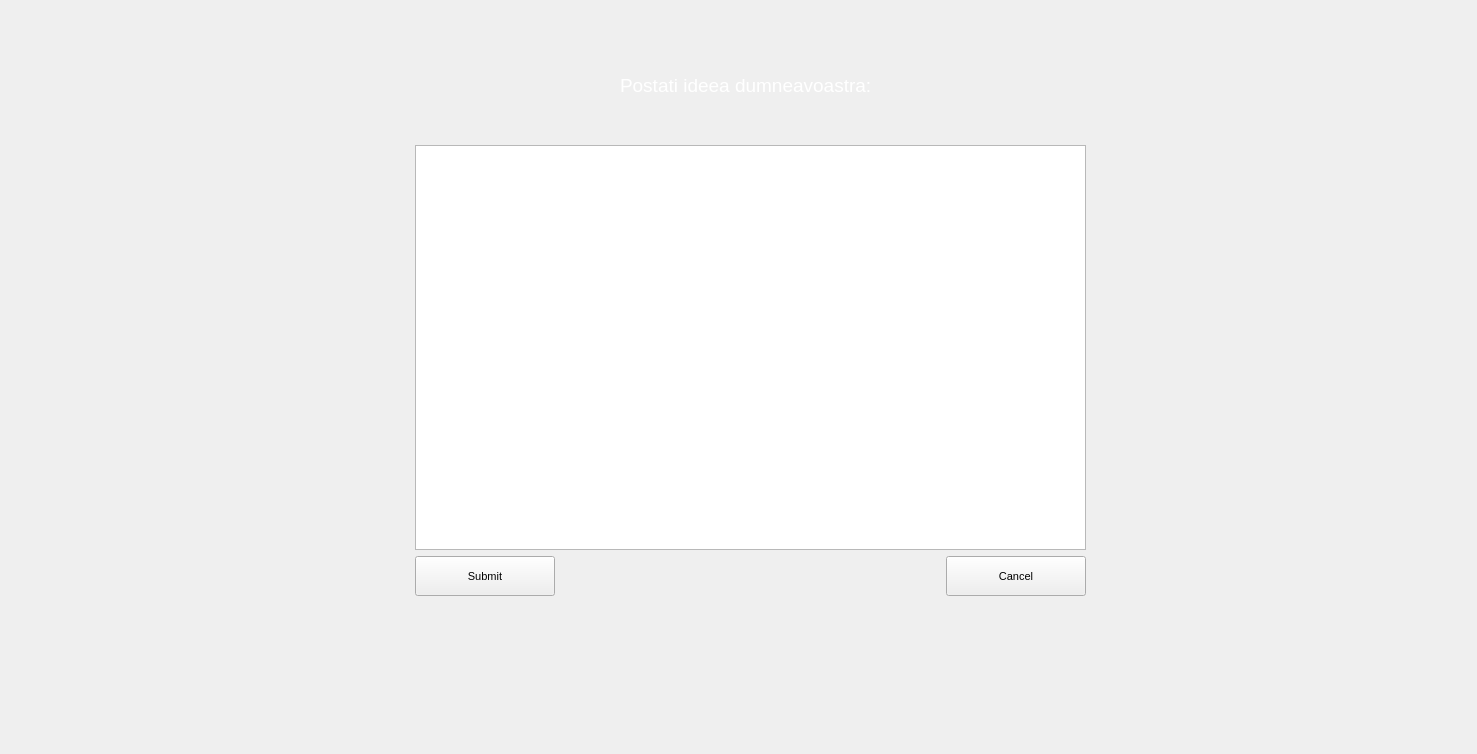
<?xml version="1.0" encoding="UTF-8"?>
<ui version="4.0">
 <class>Others</class>
 <widget class="QWidget" name="Others">
  <property name="geometry">
   <rect>
    <x>0</x>
    <y>0</y>
    <width>1477</width>
    <height>754</height>
   </rect>
  </property>
  <property name="font">
   <font>
    <pointsize>8</pointsize>
   </font>
  </property>
  <property name="windowTitle">
   <string>Form</string>
  </property>
  <widget class="QStackedWidget" name="stackedWidget">
   <property name="geometry">
    <rect>
     <x>0</x>
     <y>0</y>
     <width>1481</width>
     <height>754</height>
    </rect>
   </property>
   <property name="currentIndex">
    <number>1</number>
   </property>
   <widget class="QWidget" name="P1_QuestionsList">
    <widget class="QListWidget" name="Questions_list">
     <property name="geometry">
      <rect>
       <x>80</x>
       <y>72</y>
       <width>1371</width>
       <height>671</height>
      </rect>
     </property>
     <property name="styleSheet">
      <string notr="true">font: 300 16pt &quot;Segoe UI Light&quot;;
color: rgb(255, 255, 255)</string>
     </property>
     <property name="lineWidth">
      <number>1</number>
     </property>
    </widget>
    <widget class="QWidget" name="layoutWidget">
     <property name="geometry">
      <rect>
       <x>80</x>
       <y>0</y>
       <width>1371</width>
       <height>61</height>
      </rect>
     </property>
     <layout class="QHBoxLayout" name="horizontalLayout">
      <property name="spacing">
       <number>10</number>
      </property>
      <item>
       <widget class="QPushButton" name="HomePageButton">
        <property name="minimumSize">
         <size>
          <width>125</width>
          <height>40</height>
         </size>
        </property>
        <property name="maximumSize">
         <size>
          <width>125</width>
          <height>40</height>
         </size>
        </property>
        <property name="font">
         <font>
          <pointsize>8</pointsize>
         </font>
        </property>
        <property name="text">
         <string>Home</string>
        </property>
        <property name="flat">
         <bool>false</bool>
        </property>
       </widget>
      </item>
      <item>
       <widget class="QPushButton" name="Refresh_Questions">
        <property name="minimumSize">
         <size>
          <width>125</width>
          <height>40</height>
         </size>
        </property>
        <property name="maximumSize">
         <size>
          <width>125</width>
          <height>40</height>
         </size>
        </property>
        <property name="text">
         <string>Refresh</string>
        </property>
       </widget>
      </item>
      <item>
       <spacer name="horizontalSpacer_2">
        <property name="orientation">
         <enum>Qt::Horizontal</enum>
        </property>
        <property name="sizeHint" stdset="0">
         <size>
          <width>40</width>
          <height>20</height>
         </size>
        </property>
       </spacer>
      </item>
      <item>
       <widget class="QPushButton" name="AskQuestionButton">
        <property name="minimumSize">
         <size>
          <width>110</width>
          <height>40</height>
         </size>
        </property>
        <property name="maximumSize">
         <size>
          <width>110</width>
          <height>40</height>
         </size>
        </property>
        <property name="text">
         <string>Ask a question</string>
        </property>
       </widget>
      </item>
      <item>
       <spacer name="horizontalSpacer_11">
        <property name="orientation">
         <enum>Qt::Horizontal</enum>
        </property>
        <property name="sizeHint" stdset="0">
         <size>
          <width>40</width>
          <height>20</height>
         </size>
        </property>
       </spacer>
      </item>
      <item>
       <widget class="QPushButton" name="EditQuestion">
        <property name="minimumSize">
         <size>
          <width>80</width>
          <height>40</height>
         </size>
        </property>
        <property name="maximumSize">
         <size>
          <width>80</width>
          <height>40</height>
         </size>
        </property>
        <property name="text">
         <string>Edit</string>
        </property>
       </widget>
      </item>
      <item>
       <widget class="QPushButton" name="DeleteQuestion">
        <property name="minimumSize">
         <size>
          <width>80</width>
          <height>40</height>
         </size>
        </property>
        <property name="maximumSize">
         <size>
          <width>80</width>
          <height>40</height>
         </size>
        </property>
        <property name="text">
         <string>Delete</string>
        </property>
       </widget>
      </item>
      <item>
       <spacer name="horizontalSpacer_3">
        <property name="orientation">
         <enum>Qt::Horizontal</enum>
        </property>
        <property name="sizeHint" stdset="0">
         <size>
          <width>40</width>
          <height>20</height>
         </size>
        </property>
       </spacer>
      </item>
      <item>
       <widget class="QPushButton" name="NavigationButton">
        <property name="minimumSize">
         <size>
          <width>180</width>
          <height>40</height>
         </size>
        </property>
        <property name="maximumSize">
         <size>
          <width>180</width>
          <height>40</height>
         </size>
        </property>
        <property name="baseSize">
         <size>
          <width>180</width>
          <height>40</height>
         </size>
        </property>
        <property name="text">
         <string>Navigate to selected</string>
        </property>
       </widget>
      </item>
      <item>
       <spacer name="horizontalSpacer">
        <property name="orientation">
         <enum>Qt::Horizontal</enum>
        </property>
        <property name="sizeHint" stdset="0">
         <size>
          <width>60</width>
          <height>35</height>
         </size>
        </property>
       </spacer>
      </item>
      <item>
       <widget class="QPushButton" name="MyProfileFromQuestions">
        <property name="minimumSize">
         <size>
          <width>80</width>
          <height>40</height>
         </size>
        </property>
        <property name="maximumSize">
         <size>
          <width>80</width>
          <height>40</height>
         </size>
        </property>
        <property name="font">
         <font>
          <pointsize>8</pointsize>
         </font>
        </property>
        <property name="text">
         <string>My Profile</string>
        </property>
       </widget>
      </item>
      <item>
       <widget class="QPushButton" name="LogOutButton">
        <property name="minimumSize">
         <size>
          <width>80</width>
          <height>40</height>
         </size>
        </property>
        <property name="maximumSize">
         <size>
          <width>80</width>
          <height>40</height>
         </size>
        </property>
        <property name="font">
         <font>
          <pointsize>8</pointsize>
         </font>
        </property>
        <property name="text">
         <string>Log Out</string>
        </property>
       </widget>
      </item>
     </layout>
    </widget>
   </widget>
   <widget class="QWidget" name="P2_Submit">
    <widget class="QWidget" name="layoutWidget_2">
     <property name="geometry">
      <rect>
       <x>410</x>
       <y>140</y>
       <width>681</width>
       <height>461</height>
      </rect>
     </property>
     <layout class="QVBoxLayout" name="verticalLayout">
      <property name="leftMargin">
       <number>5</number>
      </property>
      <property name="topMargin">
       <number>5</number>
      </property>
      <property name="rightMargin">
       <number>5</number>
      </property>
      <property name="bottomMargin">
       <number>5</number>
      </property>
      <item>
       <widget class="QPlainTextEdit" name="plainTextEdit">
        <property name="minimumSize">
         <size>
          <width>500</width>
          <height>200</height>
         </size>
        </property>
        <property name="font">
         <font>
          <family>Segoe UI Light</family>
          <pointsize>15</pointsize>
         </font>
        </property>
        <property name="styleSheet">
         <string notr="true">color: rgb(255, 255, 255);</string>
        </property>
       </widget>
      </item>
      <item>
       <layout class="QHBoxLayout" name="horizontalLayout_2">
        <item>
         <widget class="QPushButton" name="Submit">
          <property name="minimumSize">
           <size>
            <width>140</width>
            <height>40</height>
           </size>
          </property>
          <property name="text">
           <string>Submit</string>
          </property>
         </widget>
        </item>
        <item>
         <spacer name="horizontalSpacer_4">
          <property name="orientation">
           <enum>Qt::Horizontal</enum>
          </property>
          <property name="sizeHint" stdset="0">
           <size>
            <width>40</width>
            <height>20</height>
           </size>
          </property>
         </spacer>
        </item>
        <item>
         <widget class="QPushButton" name="Cancel">
          <property name="minimumSize">
           <size>
            <width>140</width>
            <height>40</height>
           </size>
          </property>
          <property name="text">
           <string>Cancel</string>
          </property>
         </widget>
        </item>
       </layout>
      </item>
     </layout>
    </widget>
    <widget class="QLabel" name="label">
     <property name="geometry">
      <rect>
       <x>620</x>
       <y>60</y>
       <width>381</width>
       <height>51</height>
      </rect>
     </property>
     <property name="font">
      <font>
       <pointsize>14</pointsize>
      </font>
     </property>
     <property name="styleSheet">
      <string notr="true">color:rgb(255, 255, 255)</string>
     </property>
     <property name="text">
      <string>Postati ideea dumneavoastra:</string>
     </property>
    </widget>
   </widget>
   <widget class="QWidget" name="P3_AnswersList">
    <widget class="QWidget" name="layoutWidget_3">
     <property name="geometry">
      <rect>
       <x>80</x>
       <y>0</y>
       <width>1371</width>
       <height>61</height>
      </rect>
     </property>
     <layout class="QHBoxLayout" name="horizontalLayout_3">
      <property name="spacing">
       <number>10</number>
      </property>
      <item>
       <widget class="QPushButton" name="BackToQuestions">
        <property name="minimumSize">
         <size>
          <width>80</width>
          <height>40</height>
         </size>
        </property>
        <property name="maximumSize">
         <size>
          <width>80</width>
          <height>40</height>
         </size>
        </property>
        <property name="text">
         <string>Back</string>
        </property>
       </widget>
      </item>
      <item>
       <widget class="QPushButton" name="HomePageButton_2">
        <property name="minimumSize">
         <size>
          <width>80</width>
          <height>40</height>
         </size>
        </property>
        <property name="maximumSize">
         <size>
          <width>80</width>
          <height>40</height>
         </size>
        </property>
        <property name="font">
         <font>
          <pointsize>8</pointsize>
         </font>
        </property>
        <property name="text">
         <string>Home</string>
        </property>
        <property name="flat">
         <bool>false</bool>
        </property>
       </widget>
      </item>
      <item>
       <widget class="QPushButton" name="Refresh_Answers">
        <property name="minimumSize">
         <size>
          <width>80</width>
          <height>40</height>
         </size>
        </property>
        <property name="maximumSize">
         <size>
          <width>80</width>
          <height>40</height>
         </size>
        </property>
        <property name="text">
         <string>Refresh</string>
        </property>
       </widget>
      </item>
      <item>
       <spacer name="horizontalSpacer_5">
        <property name="orientation">
         <enum>Qt::Horizontal</enum>
        </property>
        <property name="sizeHint" stdset="0">
         <size>
          <width>40</width>
          <height>20</height>
         </size>
        </property>
       </spacer>
      </item>
      <item>
       <widget class="QPushButton" name="Answer">
        <property name="minimumSize">
         <size>
          <width>110</width>
          <height>40</height>
         </size>
        </property>
        <property name="maximumSize">
         <size>
          <width>110</width>
          <height>40</height>
         </size>
        </property>
        <property name="text">
         <string>Answer</string>
        </property>
       </widget>
      </item>
      <item>
       <spacer name="horizontalSpacer_12">
        <property name="orientation">
         <enum>Qt::Horizontal</enum>
        </property>
        <property name="sizeHint" stdset="0">
         <size>
          <width>40</width>
          <height>20</height>
         </size>
        </property>
       </spacer>
      </item>
      <item>
       <widget class="QPushButton" name="EditAnswer">
        <property name="minimumSize">
         <size>
          <width>80</width>
          <height>40</height>
         </size>
        </property>
        <property name="maximumSize">
         <size>
          <width>80</width>
          <height>40</height>
         </size>
        </property>
        <property name="text">
         <string>Edit</string>
        </property>
       </widget>
      </item>
      <item>
       <widget class="QPushButton" name="DeleteAnswer">
        <property name="minimumSize">
         <size>
          <width>80</width>
          <height>40</height>
         </size>
        </property>
        <property name="maximumSize">
         <size>
          <width>80</width>
          <height>40</height>
         </size>
        </property>
        <property name="text">
         <string>Delete</string>
        </property>
       </widget>
      </item>
      <item>
       <spacer name="horizontalSpacer_6">
        <property name="orientation">
         <enum>Qt::Horizontal</enum>
        </property>
        <property name="sizeHint" stdset="0">
         <size>
          <width>40</width>
          <height>20</height>
         </size>
        </property>
       </spacer>
      </item>
      <item>
       <widget class="QPushButton" name="UpVoteAnswer">
        <property name="minimumSize">
         <size>
          <width>85</width>
          <height>40</height>
         </size>
        </property>
        <property name="maximumSize">
         <size>
          <width>85</width>
          <height>40</height>
         </size>
        </property>
        <property name="text">
         <string>UpVote</string>
        </property>
       </widget>
      </item>
      <item>
       <widget class="QPushButton" name="DownVoteAnswer">
        <property name="minimumSize">
         <size>
          <width>85</width>
          <height>40</height>
         </size>
        </property>
        <property name="maximumSize">
         <size>
          <width>85</width>
          <height>40</height>
         </size>
        </property>
        <property name="baseSize">
         <size>
          <width>180</width>
          <height>40</height>
         </size>
        </property>
        <property name="text">
         <string>DownVote</string>
        </property>
       </widget>
      </item>
      <item>
       <spacer name="horizontalSpacer_7">
        <property name="orientation">
         <enum>Qt::Horizontal</enum>
        </property>
        <property name="sizeHint" stdset="0">
         <size>
          <width>60</width>
          <height>35</height>
         </size>
        </property>
       </spacer>
      </item>
      <item>
       <widget class="QPushButton" name="MyProfileFromAnswers">
        <property name="minimumSize">
         <size>
          <width>80</width>
          <height>40</height>
         </size>
        </property>
        <property name="maximumSize">
         <size>
          <width>80</width>
          <height>40</height>
         </size>
        </property>
        <property name="font">
         <font>
          <pointsize>8</pointsize>
         </font>
        </property>
        <property name="text">
         <string>My Profile</string>
        </property>
       </widget>
      </item>
      <item>
       <widget class="QPushButton" name="LogOutButton_2">
        <property name="minimumSize">
         <size>
          <width>80</width>
          <height>40</height>
         </size>
        </property>
        <property name="maximumSize">
         <size>
          <width>80</width>
          <height>40</height>
         </size>
        </property>
        <property name="font">
         <font>
          <pointsize>8</pointsize>
         </font>
        </property>
        <property name="text">
         <string>Log Out</string>
        </property>
       </widget>
      </item>
     </layout>
    </widget>
    <widget class="QWidget" name="layoutWidget">
     <property name="geometry">
      <rect>
       <x>80</x>
       <y>69</y>
       <width>1371</width>
       <height>91</height>
      </rect>
     </property>
     <layout class="QHBoxLayout" name="horizontalLayout_4">
      <property name="spacing">
       <number>0</number>
      </property>
      <item>
       <widget class="QTextBrowser" name="CurrentQuestion">
        <property name="styleSheet">
         <string notr="true">font: 300 16pt &quot;Segoe UI Light&quot;;
color: rgb(255, 255, 255)</string>
        </property>
       </widget>
      </item>
     </layout>
    </widget>
    <widget class="QWidget" name="layoutWidget">
     <property name="geometry">
      <rect>
       <x>80</x>
       <y>180</y>
       <width>1371</width>
       <height>491</height>
      </rect>
     </property>
     <layout class="QHBoxLayout" name="horizontalLayout_5">
      <property name="spacing">
       <number>0</number>
      </property>
      <item>
       <widget class="QListWidget" name="Answers_list">
        <property name="styleSheet">
         <string notr="true">font: 300 16pt &quot;Segoe UI Light&quot;;
color: rgb(255, 255, 255)</string>
        </property>
        <property name="lineWidth">
         <number>1</number>
        </property>
       </widget>
      </item>
     </layout>
    </widget>
    <widget class="QWidget" name="layoutWidget">
     <property name="geometry">
      <rect>
       <x>1040</x>
       <y>679</y>
       <width>411</width>
       <height>82</height>
      </rect>
     </property>
     <layout class="QHBoxLayout" name="horizontalLayout_6">
      <item>
       <widget class="QLabel" name="label_2">
        <property name="font">
         <font>
          <pointsize>14</pointsize>
         </font>
        </property>
        <property name="styleSheet">
         <string notr="true">color:rgb(255, 255, 255)</string>
        </property>
        <property name="text">
         <string>Sortati dupa:</string>
        </property>
       </widget>
      </item>
      <item>
       <widget class="QComboBox" name="comboBox">
        <property name="minimumSize">
         <size>
          <width>260</width>
          <height>50</height>
         </size>
        </property>
        <property name="font">
         <font>
          <pointsize>13</pointsize>
         </font>
        </property>
        <property name="styleSheet">
         <string notr="true">color:rgb(255, 255, 255)</string>
        </property>
        <item>
         <property name="text">
          <string>Ordinea adaugarii cresc</string>
         </property>
        </item>
        <item>
         <property name="text">
          <string>Ordinea adaugarii desc</string>
         </property>
        </item>
        <item>
         <property name="text">
          <string>Scor desc</string>
         </property>
        </item>
        <item>
         <property name="text">
          <string>Scor cresc</string>
         </property>
        </item>
       </widget>
      </item>
     </layout>
    </widget>
   </widget>
  </widget>
 </widget>
 <resources/>
 <connections/>
</ui>
